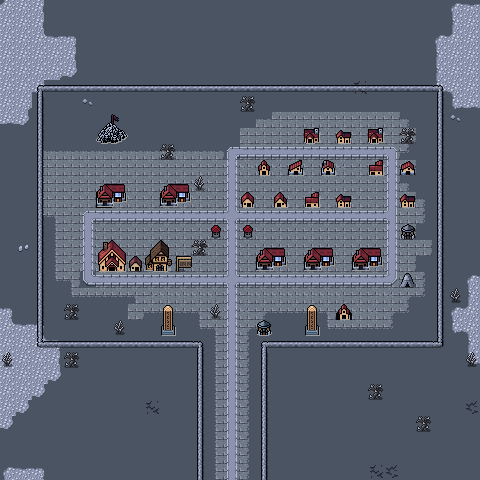

A 2D game scene composited from a Tiled map and its tileset images. What follows is a short description and the map's XML, with each tile layer's data collapsed to a summary:
An orthogonal 30x30 tile map with 16x16 px tiles, 4 tile layers (Background, Ground, Walls, Overlay), 3 tilesets and 9 objects.

<map version="1.10" tiledversion="1.11.2" orientation="orthogonal" renderorder="right-down" width="30" height="30" tilewidth="16" tileheight="16" infinite="0" nextlayerid="6" nextobjectid="68">
 <editorsettings>
  <export target="wastetown..tmx" format="tmx" />
 </editorsettings>
 <tileset firstgid="1" source="../../../../common/maps/tileset/main.tsx" />
 <tileset firstgid="10113" source="../../../../common/maps/tileset/buildings.tsx" />
 <tileset firstgid="11905" source="../../../../common/maps/tileset/buildings-nocollide.tsx" />
 <layer id="1" name="Background" width="30" height="30">
  <data>[900 cells, 900 non-empty, 3 distinct tile ids]</data>
 </layer>
 <layer id="2" name="Ground" width="30" height="30">
  <data>[900 cells, 326 non-empty, 45 distinct tile ids]</data>
 </layer>
 <layer id="3" name="Walls" width="30" height="30">
  <properties>
   <property name="spriteLayer" type="bool" value="true" />
  </properties>
  <data>[900 cells, 155 non-empty, 34 distinct tile ids]</data>
 </layer>
 <layer id="5" name="Overlay" width="30" height="30">
  <data>[900 cells, 49 non-empty, 17 distinct tile ids]</data>
 </layer>
 <objectgroup id="4" name="Objects">
  <object id="38" template="../../../../common/maps/obj/entry_up.tx" x="204" y="368" width="56" height="16" />
  <object id="47" template="../../../../common/maps/obj/inn.tx" x="150" y="273" />
  <object id="48" template="../../../../common/maps/obj/shop.tx" x="104.5" y="274">
   <properties>
    <property name="commonShopList" value="Equipment" />
    <property name="noRestock" type="bool" value="true" />
   </properties>
  </object>
  <object id="58" template="../../../../common/maps/obj/shop.tx" x="97" y="209">
   <properties>
    <property name="commonShopList" value="BoosterPackShop,AlphaBoosterPackShop,BetaBoosterPackShop,GammaBoosterPackShop,DeltaBoosterPackShop" />
    <property name="mythicShopList" value="" />
    <property name="rareShopList" value="" />
    <property name="uncommonShopList" value="" />
   </properties>
  </object>
  <object id="62" template="../../../../common/maps/obj/shardtrader.tx" x="400" y="288" />
  <object id="64" template="../../../../common/maps/obj/shop.tx" x="353.362" y="274.432">
   <properties>
    <property name="commonShopList" value="Colorless,Colorless,Artifact,Creature2Colorless,Vehicle,Equip,Wand" />
    <property name="mythicShopList" value="White,Blue,Red,Green,Black,Legend" />
    <property name="rareShopList" value="Land4Colorless,Land4Colorless,Creature2Eldrazi,Saga" />
    <property name="uncommonShopList" value="Land,Enchantment,Instant,Creature" />
   </properties>
  </object>
  <object id="65" template="../../../../common/maps/obj/shop.tx" x="305.038" y="274.432">
   <properties>
    <property name="commonShopList" value="Colorless,Colorless,Artifact,Creature2Colorless,Vehicle,Equip,Wand" />
    <property name="mythicShopList" value="White,Blue,Red,Green,Black,Legend" />
    <property name="rareShopList" value="Land4Colorless,Land4Colorless,Creature2Eldrazi,Saga" />
    <property name="uncommonShopList" value="Land,Enchantment,Instant,Creature" />
   </properties>
  </object>
  <object id="66" template="../../../../common/maps/obj/shop.tx" x="256.176" y="274.432">
   <properties>
    <property name="commonShopList" value="Colorless,Colorless,Artifact,Creature2Colorless,Vehicle,Equip,Wand" />
    <property name="mythicShopList" value="White,Blue,Red,Green,Black,Legend" />
    <property name="rareShopList" value="Land4Colorless,Land4Colorless,Creature2Eldrazi,Saga" />
    <property name="uncommonShopList" value="Land,Enchantment,Instant,Creature" />
   </properties>
  </object>
  <object id="67" template="../../../../common/maps/obj/shop.tx" x="160.6" y="209.999">
   <properties>
    <property name="commonShopList" value="Colorless,Colorless,Artifact,Creature2Colorless,Vehicle,Equip,Wand" />
    <property name="mythicShopList" value="White,Blue,Red,Green,Black,Legend" />
    <property name="rareShopList" value="Land4Colorless,Land4Colorless,Creature2Eldrazi,Saga" />
    <property name="uncommonShopList" value="Land,Enchantment,Instant,Creature" />
   </properties>
  </object>
 </objectgroup>
</map>
